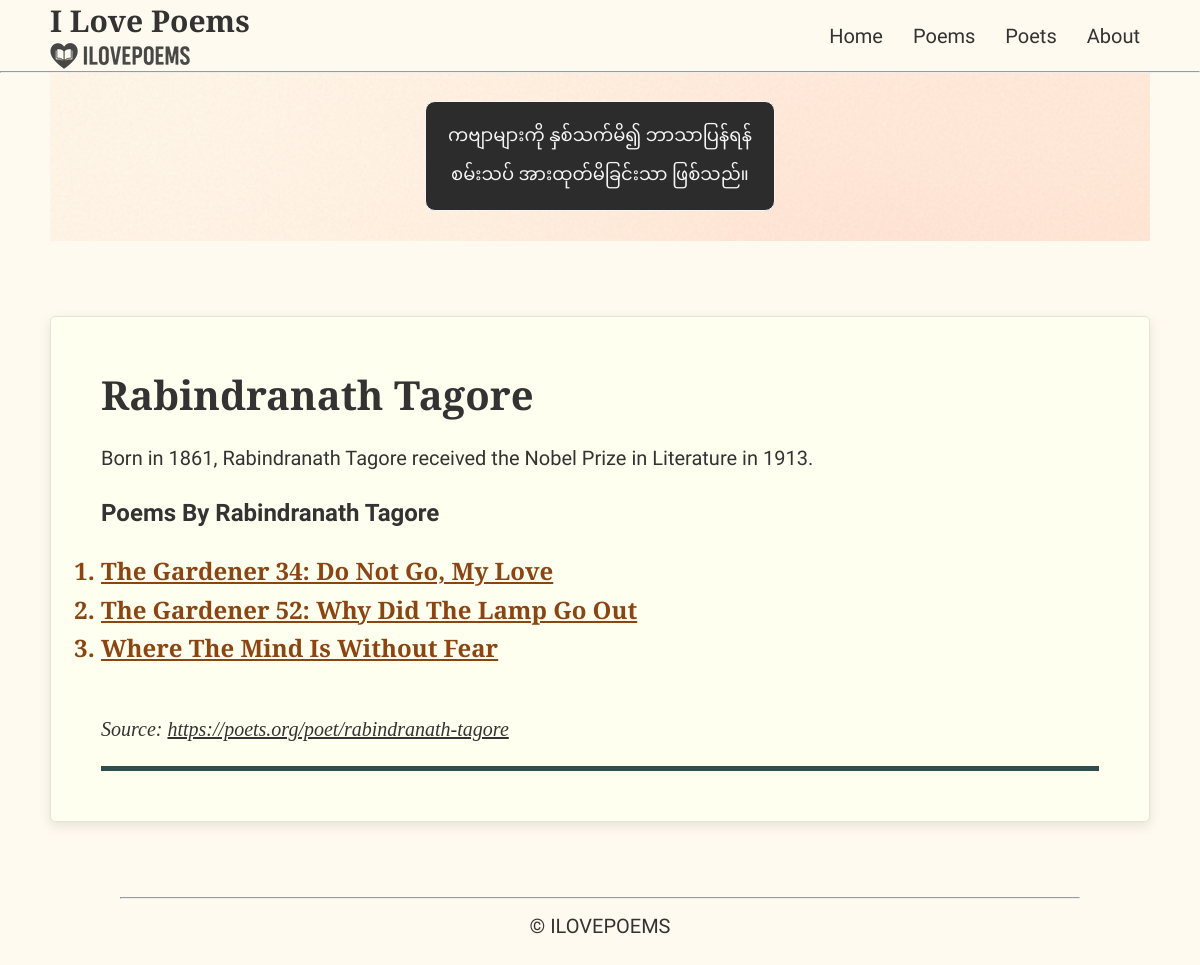
/poet/1/, run on the app's committed database.
### poems/models.py (models this page shows, shortened)
class Poet(models.Model):
    name_en = models.CharField(max_length=100)
    name_mm = models.CharField(max_length=100)    # Myanmar name
    about = models.TextField(blank=True)          # About the poet
    source = models.CharField(max_length=300, blank=True)
    born_year = models.PositiveSmallIntegerField("Year of birth", null=True, blank=False)
    dead_year = models.PositiveSmallIntegerField("Year of death", null=True, blank=False)

class Poem(models.Model):
    title_en = models.CharField(max_length=200)
    title_mm = models.CharField(max_length=200)  # Myanmar title
    poem_mm = models.TextField()                  # Myanmar poem content
    poem_en = models.TextField()                  # English poem content
    about = models.TextField(blank=True)          # About the poem
    source = models.CharField(max_length=300, blank=True)
    featured = models.BooleanField(default=False)  # True/False column
    poet = models.ForeignKey('Poet', on_delete=models.CASCADE, related_name='poems')
    date_added = models.DateTimeField("date added")

### poems/views.py (the view)
# urls.py: path('poet/<int:poet_id>/', views.poet, name='poet'),
def poet(request, poet_id):
    poet = get_object_or_404(Poet, pk= poet_id)
    poem_list = Poem.objects.filter(poet= poet_id).order_by("title_en")
    context = {
        "poet": poet,
        "poem_list": poem_list
    }
    return render(request, "poems/poet.html", context)

### poems/templates/poems/poet.html
{% extends "poems/base.html" %}
{% block content %}
    <div class="poem-translation">
        <div class="poem">
            {% if poem_list %}
                <p class="poem-title_en">{{ poet.name_en }}</p>
                <p class="poem-en">{{ poet.about }}</p>
                <p class="poem-en poet_work">Poems by {{ poet.name_en }}</p>
                <ol class="list">
                    {% for poem in poem_list %}
                        <li class="poems_list_items poet">
                            <span class="poet-wrapper">
                                <a href="{% url 'poems:poem' poem.id %}" class="poet">{{ poem.title_en|striptags }}</a>
                            </span>
                        </li>
                    {% endfor %}
                </ol>
            {% endif %}
        </div>
        <div class="note poet_about">
            Source:
            <a href="{{ poet.source }}"
               class="source"
               target="_blank"
               rel="noopener noreferrer">{{ poet.source }}</a>
        </div>
        <hr class="bottom_bar">
    </div>
{% endblock content %}

### poems/static/poems/css/styles.css (style rules this page uses)
:root { --background-color: #FFFAF0; --font-color: #333333; }
*, *::before, *::after { margin: 0; padding: 0; box-sizing: border-box; }
html { font-size: 20px; }
body { background-color: var(--background-color); font-family: "Zain", sans-serif; color: var(--font-color); }
.poem-title_en { font-family: "Cormorant Garamond", serif; font-size: 2rem; font-weight: 600; text-transform: capitalize; }
.poet { font-family: "Cormorant Garamond", serif; font-size: 1.2rem; font-weight: 600; text-transform: capitalize; color: #6e3610; }
.poem-en { font-family: "Cardo", serif; font-style: normal; font-size: 1rem; line-height: 1.6; margin-top: 20px; }
.poem-translation { display: flex; flex-direction: column; background-color: #FFFFF0; padding: 50px; border: 1px solid #E6E2D6; box-shadow: 0 4px 12px rgba(216, 212, 196, 0.6); border-radius: 5px; }
.poems_list_items { color: #8b4513; line-height: 1.6; }
.list { margin-top: 20px; padding-bottom: 50px; }
.poet-wrapper .poet-mm, .poet-wrapper .poet { color: #8b4513; text-decoration: underline; }
.note { margin: 50px 0 0; font-family: "Cormorant Garamond", serif; word-wrap: break-word; overflow-wrap: break-word; white-space: normal; font-style: italic; }
.poem-en.poet_work { font-size: 1.2rem; font-weight: 600; text-transform: capitalize; }
.note.poet_about { margin: 0; }
.note .source { color: var(--font-color); text-decoration: underline; }
.bottom_bar { margin-top: 25px; width: 100%; height: 5px; border: 0px; background-color: #2f4f4f; }
hr { width: 80%; margin: 0px auto; }

### data on the page
Poet: name_en "Rabindranath Tagore", about "Born in 1861, Rabindranath Tagore received the Nobel Prize in Literature in 1913.", source "https://poets.org/poet/rabindranath-tagore"
Poem: title_en "The Gardener 34: Do Not Go, My Love"
Poem: title_en "The Gardener 52: Why Did The Lamp Go Out"
Poem: title_en "Where The Mind Is Without Fear"
